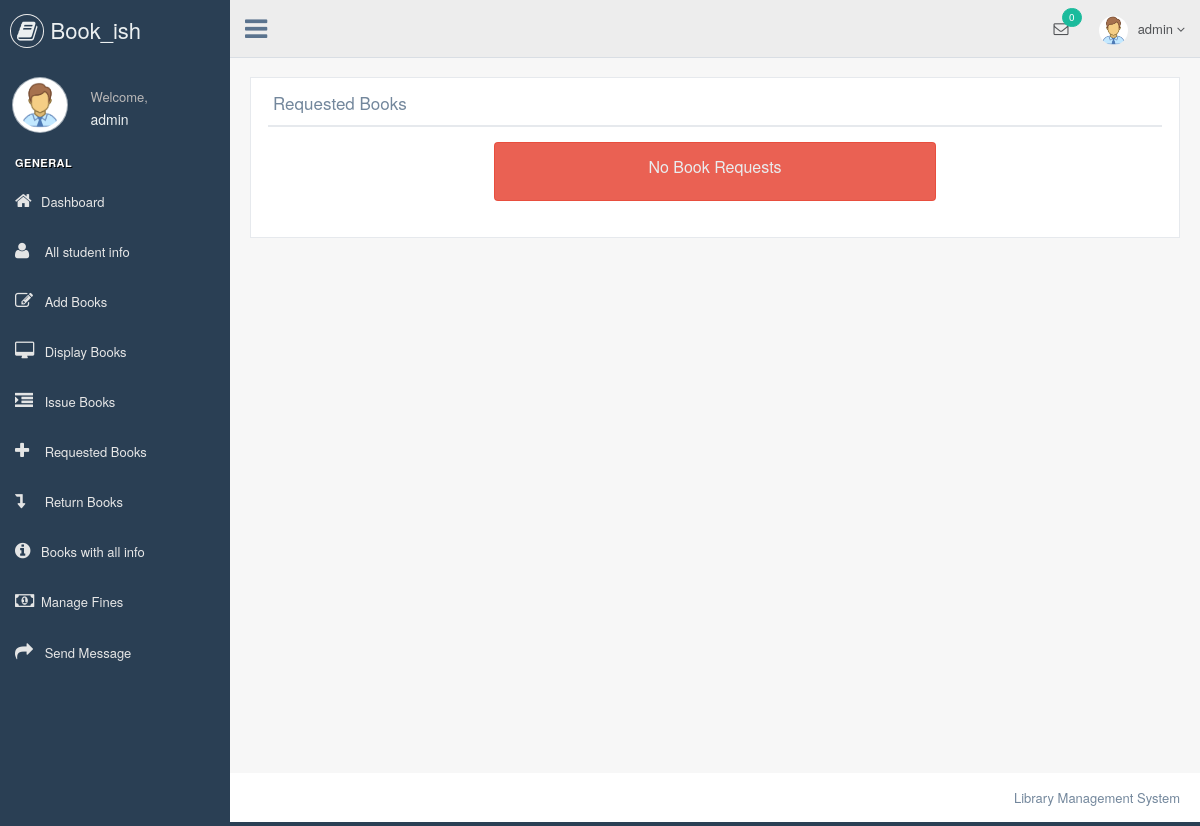
The page /librarian/requestedbooks.php (signed in) on the database as committed earlier.
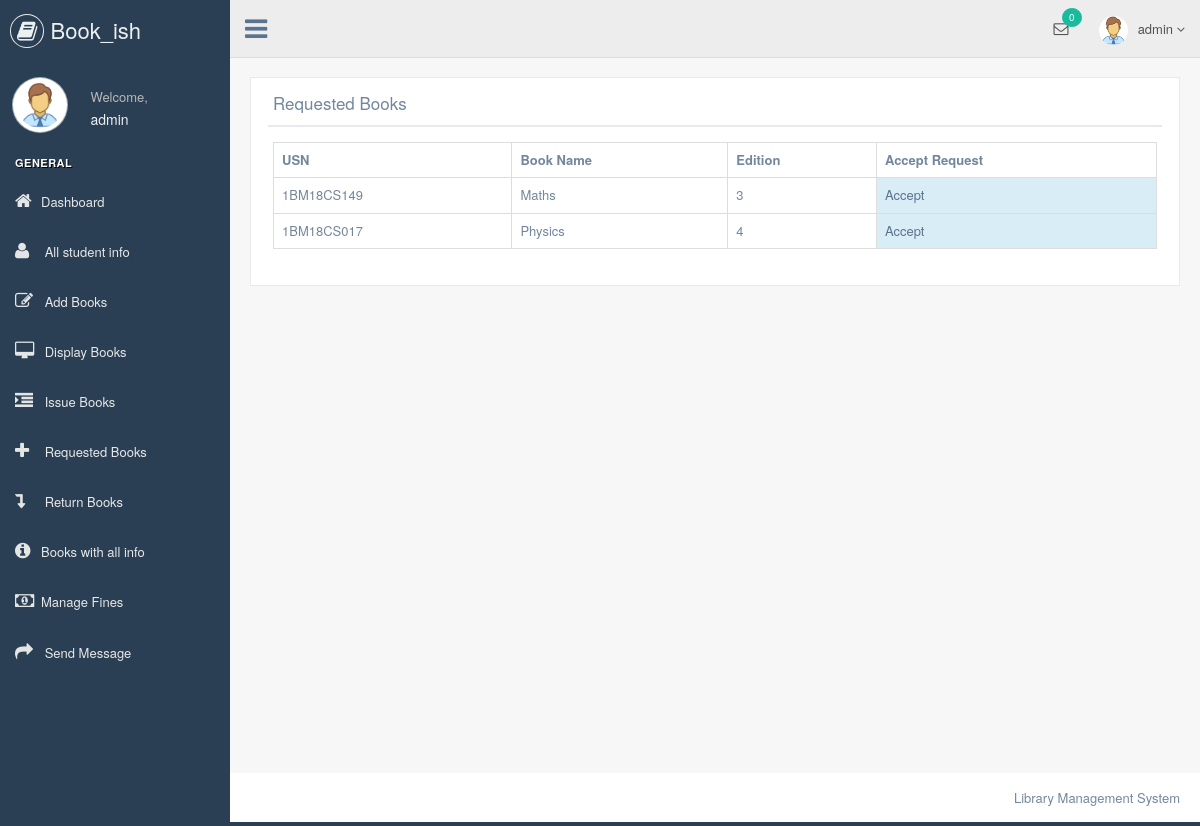
The same page on the database as committed later.
### tables this page shows
CREATE TABLE `request_books` (
  `rid` int(11) NOT NULL,
  `books_name` varchar(100) NOT NULL,
  `edition` int(11) NOT NULL,
  `usn` varchar(30) NOT NULL,
  `status` varchar(5) NOT NULL
);

### librarian/requestedbooks.php (the view, shortened to what this page needs)
    <?php
include "header.php";
include "connection.php";
?>
        <div class="right_col" role="main">
            <div class="">
                <div class="page-title">
                    <div class="title_left">
                    </div>
                </div>
                <div class="clearfix"></div>
                <div class="row" style="min-height:500px">
                    <div class="col-md-12 col-sm-12 col-xs-12">
                        <div class="x_panel">
                            <div class="x_title">
                                <h2>Requested Books</h2>
                                <div class="clearfix"></div>
                            </div>
                            <div class="x_content">
                                    <?php
                                        $res = mysqli_query($db, "SELECT * FROM `request_books` WHERE `status`='no'  ") or die("Error: " . mysqli_error($db));
                                        if(mysqli_num_rows($res) != 0){
                                            ?>
                                            <table class="table table-bordered">
                                    <tr>
                                    <th>USN</th>
                                    <th>Book Name</th>
                                    <th>Edition</th>
                                    <th>Accept Request</th>
                                    </tr>
                                    <?php
                                        while($row=mysqli_fetch_array($res)){
                                            echo "<tr>";
                                            echo "<td>"; echo $row["usn"]; echo "</td>";
                                            echo "<td>"; echo $row["books_name"]; echo "</td>";
                                            echo "<td>"; echo $row["edition"]; echo "</td>";
                                            echo "<td class='bg-info'>"; ?>
                                        <a href="req_approve.php?id=<?php echo $row["rid"];?>">Accept</a>
                                        <?php echo "</td>";
                                        echo "</tr>";
                                    }
                                    echo "</table>";
                                }
                                else{
                                    ?>
    <div class="alert alert-danger col-lg-6 col-lg-push-3">
    <h4 style="text-align:center">No Book Requests</h4>
                                                                </div>
                                    <?php
                            }
                                ?>
                            </div>
                        </div>
                    </div>
                </div>
            </div>
        </div>
<?php
    include "footer.php";
?>

Rows that differ between the two databases and show on the page:
added request_books: usn "1BM18CS149", books_name "Maths", edition "3"
added request_books: usn "1BM18CS017", books_name "Physics", edition "4"
Other text that changed with them:
text no longer shown: "No Book Requests"
text now shown: "USN Book Name Edition Accept Request"
